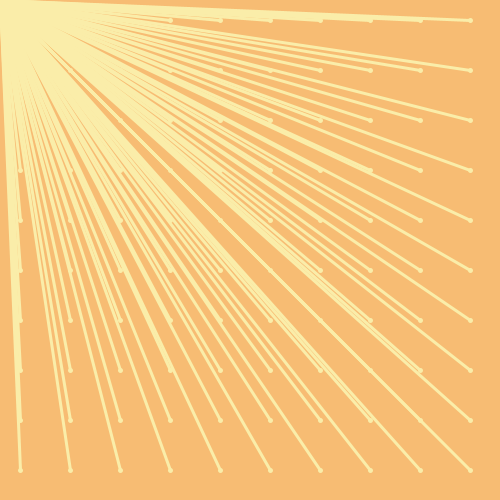
Frame 1 (no input)
Frame 60 (the mouse pressed at the canvas centre just before this capture): identical to frame 1, image omitted
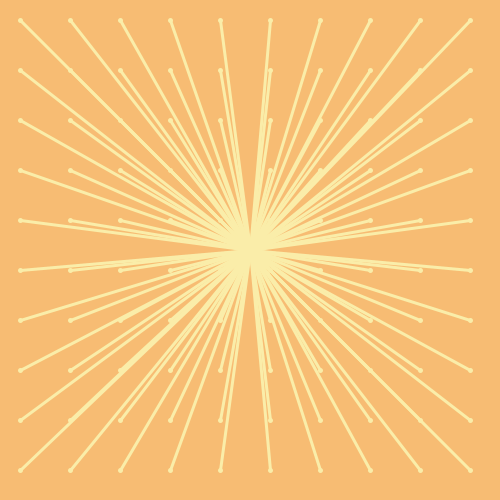
Frame 120 (the mouse held since frame 60 and released just before this capture)

The Processing sketch that drew these frames (run headless with seeded random() and noise(); from frame 60 on, the mouse is pressed at the canvas centre):

// Processing sketch: processing_28028
// ── processing_28028.pde

void setup(){
  size(500,500);
  background(247,188,115);
  smooth();
  fill(255);
  stroke(255);
}

void draw(){
  background(247,188,115);
 for (int y=20; y<=height-20; y+=50) {
  for (int x=20; x<=width-20; x+=50) {
    ellipse(x,y,2,2);
    strokeWeight(3);
    stroke(250,237,169);
    line(x,y,mouseX,mouseY);
  }
  } 
}
 

                
                
